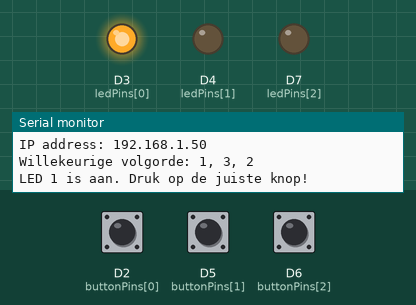
This sketch was run on a simulated Arduino MKR. Parts: output pins drawn as LEDs (lit = HIGH), the last lines printed to the serial monitor. The test bench sets the inputs (shaded band); at power-on: D2 (buttonPins[0]) HIGH, D6 (buttonPins[2]) HIGH, D5 (buttonPins[1]) HIGH. WiFi joins after 1.5 s; servers stay silent unless stated; uploads are accepted with an empty reply; random numbers use the default seed unless the sketch sets one.

Above: at 2.7 s.
2.8 s: D2 (buttonPins[0]) pulled LOW for 0.15 s
At 3.5 s:
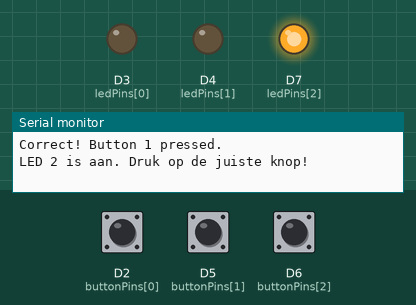
4.5 s: D6 (buttonPins[2]) pulled LOW for 0.15 s
At 5.9 s:
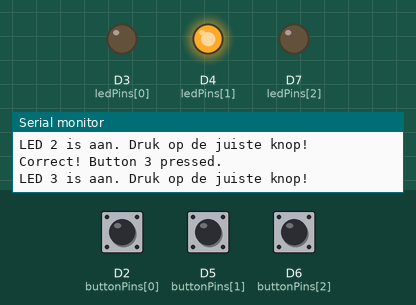
6.2 s: D5 (buttonPins[1]) pulled LOW for 0.15 s
At 6.35 s:
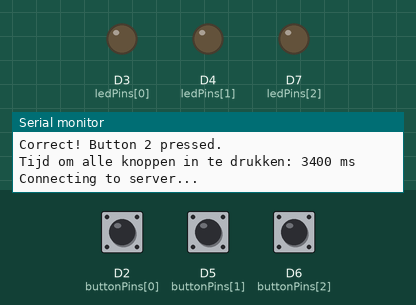
7.8 s: D2 (buttonPins[0]) pulled LOW for 1 s
At 8.5 s:
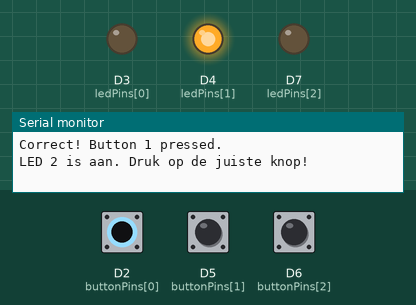
10.3 s: D5 (buttonPins[1]) pulled LOW for 1 s
At 11.6 s:
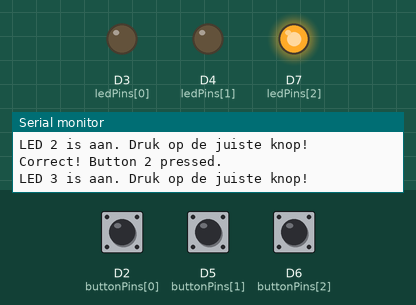
12.8 s: D6 (buttonPins[2]) pulled LOW for 3.2 s
At 15.9 s:
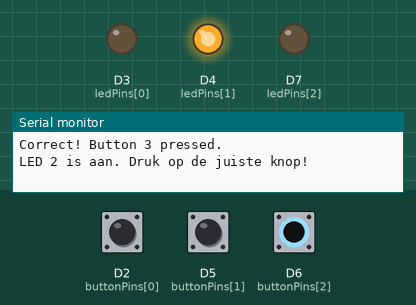
Timing chart, 0 to 17.4 s (numbered marks = the images above; inputs shaded):
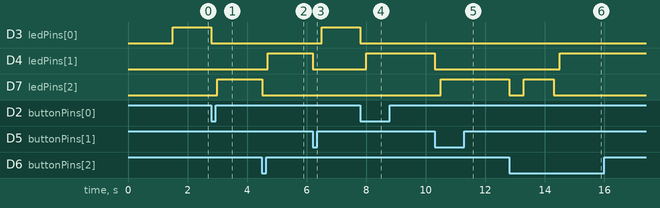

The sketch:

arduino_reactieVermogen-tester.ino
```cpp
#include <WiFiNINA.h>
#include <DHT.h>

#define DHTPIN 22
#define DHTTYPE DHT11
DHT dht11(DHTPIN, DHTTYPE);

// Vervang deze door je eigen WiFi-gegevens en server URL
const char* ssid = "";
const char* password = "";
String URL = "";  // Alleen het pad, want de host wordt apart ingesteld
const char* server = "";           // Vervang door je server-IP

int ledPins[] = { 3, 4, 7 };     // Pin D3 voor groen, D4 voor geel, D7 voor blauw
int buttonPins[] = { 2, 5, 6 };  // Pin D2 voor de eerste pushbutton, D5 voor de tweede, D6 voor de derde

int currentLed = 0;      // Houdt bij welke LED momenteel aan is
bool ledActive = false;  // Houdt bij of een LED actief is
int ledOrder[3];         // Volgorde van de LED's

unsigned long startTime;    // Tijd wanneer de eerste knop is ingedrukt
bool timingActive = false;  // Houdt bij of de tijdregistratie actief is

String uuid;  // Variabele om de UUID op te slaan

WiFiClient client;

void setup() {
  Serial.begin(115200);
  dht11.begin();
  connectWiFi();

  // Stel alle pins in
  for (int i = 0; i < 3; i++) {
    pinMode(ledPins[i], OUTPUT);
    pinMode(buttonPins[i], INPUT_PULLUP);
    digitalWrite(ledPins[i], LOW);
  }

  // Genereer een willekeurige volgorde van de LED's
  generateRandomOrder();
}

void loop() {
  if (!ledActive) {
    lightLed(ledOrder[currentLed]);
    ledActive = true;
    Serial.print("LED ");
    Serial.print(currentLed + 1);
    Serial.println(" is aan. Druk op de juiste knop!");
    delay(1000);
  }
// zorgt voor de willekeurige volgorde van de leds
  for (int i = 0; i < 3; i++) {
    if (digitalRead(buttonPins[i]) == LOW) {
      if (currentLed == 0 && !timingActive) {
        startTime = millis();
        timingActive = true;
        uuid = generateUUID();  // Genereer een nieuwe UUID wanneer het spel begint
      }

      if (ledOrder[currentLed] == i) {
        Serial.print("Correct! Button ");
        Serial.print(i + 1);
        Serial.println(" pressed.");
        turnOffAllLeds();
        currentLed++;
        ledActive = false;

        if (currentLed >= 3) {
          unsigned long elapsedTime = millis() - startTime;
          Serial.print("Tijd om alle knoppen in te drukken: ");
          Serial.print(elapsedTime);
          Serial.println(" ms");

          // Stuur de tijd en UUID naar de server
          sendTimeToServer(elapsedTime, uuid);

          resetGame();
        }
      }
    }
  }

  if (digitalRead(buttonPins[0]) == LOW || digitalRead(buttonPins[1]) == LOW || digitalRead(buttonPins[2]) == LOW) {
    delay(200);
  }
}
// Hier maak je de verbinding met de server.
void sendTimeToServer(unsigned long time, String uuid) {
  if (WiFi.status() == WL_CONNECTED) {
    Serial.println("Connecting to server...");
    if (client.connect(server, 80)) {
      Serial.println("Connected to server");

      // Creëer de POST data met zowel de tijd als de UUID
      String postData = "elapsedTime=" + String(time) + "&uuid=" + uuid;

      // Verstuur een HTTP POST verzoek
      client.println("POST " + String("") + " HTTP/1.1"); // Vul hier het pad in naar de includes folder om de data door te sturen
      client.println("Host: " + String(server));

      client.println("Content-Type: application/x-www-form-urlencoded");
      client.print("Content-Length: ");
      client.println(postData.length());
      client.println();
      client.println(postData);

      // Lees de server response
      while (client.connected() || client.available()) {
        if (client.available()) {
          String line = client.readStringUntil('\n');
          Serial.println(line);
        }
      }
      client.stop();
      Serial.println("Disconnected from server");
    } else {
      Serial.println("Failed to connect to server");
    }
  } else {
    Serial.println("Not connected to WiFi");
  }
}

void connectWiFi() {
  WiFi.begin(ssid, password);
  Serial.println("Connecting to WiFi");

  while (WiFi.status() != WL_CONNECTED) {
    delay(500);
    Serial.print(".");
  }

  Serial.print("Connected to: ");
  Serial.println(ssid);
  Serial.print("IP address: ");
  Serial.println(WiFi.localIP());
}

void lightLed(int led) {
  digitalWrite(ledPins[led], HIGH);
}

void turnOffAllLeds() {
  for (int i = 0; i < 3; i++) {
    digitalWrite(ledPins[i], LOW);
  }
}

void resetGame() {
  currentLed = 0;
  turnOffAllLeds();
  ledActive = false;
  timingActive = false;
  generateRandomOrder();
}

void generateRandomOrder() {
  for (int i = 0; i < 3; i++) {
    ledOrder[i] = i;
  }

  for (int i = 2; i > 0; i--) {
    int j = random(i + 1);
    int temp = ledOrder[i];
    ledOrder[i] = ledOrder[j];
    ledOrder[j] = temp;
  }

  Serial.print("Willekeurige volgorde: ");
  for (int i = 0; i < 3; i++) {
    Serial.print(ledOrder[i] + 1);
    if (i < 2) Serial.print(", ");
  }
  Serial.println();
}

// Functie om een simpele UUID te genereren
String generateUUID() {
  String uuid = "";
  for (int i = 0; i < 8; i++) {
    uuid += String(random(0, 16), HEX);  // Genereer 8 hexadecimale karakters
  }
  uuid += "-";
  for (int i = 0; i < 4; i++) {
    uuid += String(random(0, 16), HEX);  // Genereer 4 hexadecimale karakters
  }
  uuid += "-";
  for (int i = 0; i < 4; i++) {
    uuid += String(random(0, 16), HEX);  // Genereer 4 hexadecimale karakters
  }
  uuid += "-";
  for (int i = 0; i < 4; i++) {
    uuid += String(random(0, 16), HEX);  // Genereer 4 hexadecimale karakters
  }
  uuid += "-";
  for (int i = 0; i < 12; i++) {
    uuid += String(random(0, 16), HEX);  // Genereer 12 hexadecimale karakters
  }
  uuid.toUpperCase();  // Zorg dat alles in hoofdletters staat
  Serial.println("Generated UUID: " + uuid);
  return uuid;
}
```

Measured:
- after the input at 2.8 s, D3 (ledPins[0]): HIGH → LOW at once; D7 (ledPins[2]): LOW → HIGH after 0.20 s
- after the input at 4.5 s, D4 (ledPins[1]): LOW → HIGH after 0.20 s; D7 (ledPins[2]): HIGH → LOW at once
- after the input at 6.2 s, D3 (ledPins[0]): LOW → HIGH after 0.30 s; D4 (ledPins[1]): HIGH → LOW at once
- after the input at 7.8 s, D3 (ledPins[0]): HIGH → LOW at once; D4 (ledPins[1]): LOW → HIGH after 0.20 s
- after the input at 10.3 s, D4 (ledPins[1]): HIGH → LOW at once; D7 (ledPins[2]): LOW → HIGH after 0.20 s
- after the input at 12.8 s, D4 (ledPins[1]): LOW → HIGH after 1.7 s; D7 (ledPins[2]): HIGH → LOW at once, → HIGH 0.50 s later, → LOW 1.0 s later
